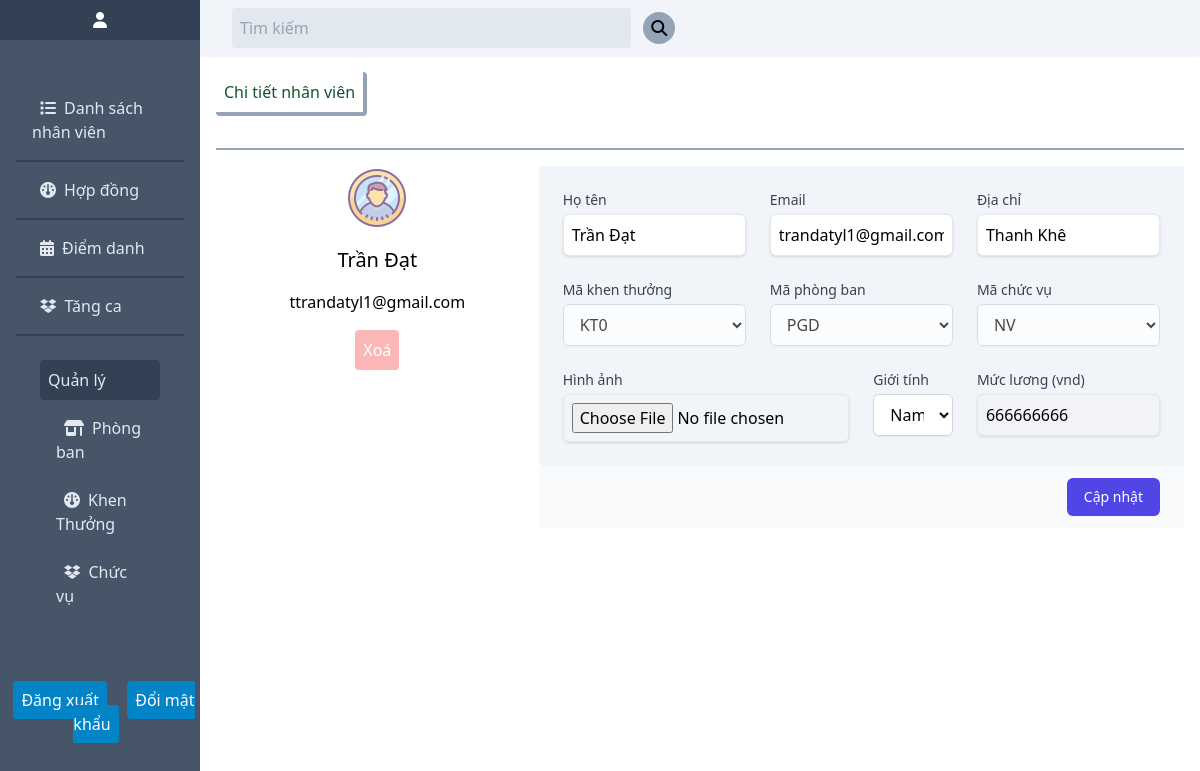
The app's page /chitietnhanvien.php?maNv=NV990 with its own data.
### tables this page shows
CREATE TABLE `nhanvien` (
  `maNV` varchar(20) NOT NULL,
  `password` varchar(20) NOT NULL,
  `luong` int(11) NOT NULL,
  `hoten` varchar(30) NOT NULL,
  `hinhanh` varchar(20) NOT NULL,
  `diachi` varchar(20) NOT NULL,
  `email` varchar(33) NOT NULL,
  `gioitinh` int(1) NOT NULL,
  `trangthai` int(1) NOT NULL,
  `maKT` varchar(20) NOT NULL,
  `maPhongBan` varchar(20) NOT NULL,
  `maChucVu` varchar(20) NOT NULL
);

### src/controller/userController.php (called while the page is built, shortened)
<?php
class userController
{
    public function user_detail($id) {
        $User = new User();
        $data = $User->getId($id);
        include_once './src/views/user-detail.php';
    }
}

### src/config/database.php (called while the page is built, shortened)
<?php
class Database {
    public $hostname = 'localhost';
    public $username = 'root';
    public $pw = '';
    public $dbname = 'du_an1';
    public function __construct()
    {
        $this->conn = mysqli_connect($this->hostname, $this->username, $this->pw, $this->dbname);
    }
}
?>

### src/model/User.php (called while the page is built, shortened)
<?php
class User extends Database
{
    public function getId($id)
    {
        $reusult = mysqli_query($this->conn, "SELECT * FROM nhanvien where maNv = '$id'");
        $data = mysqli_fetch_assoc($reusult);
        return $data;
    }
}

### src/views/user-detail.php (the view, shortened to what this page needs)
<?php
require './src/views/component/head.php';
?>
<body>
    <main>
        <?php
        require './src/views/component/nav.php';
        ?>
        <section class="float-right w-5/6 relative">
            <?php
            require './src/views/component/search-header.php';
            ?>
            <div class="content-home bg_user ">
                <div class="flex text-green-900 font-medium">
                    <p class="border border-slate-400 rounded border-0 border-r-4 border-b-4 m-4 p-2">Chi tiết nhân viên</p>
                </div>
                <hr class="m-4 border-b-2 border-0 border-slate-400">
                <div class="m-4 flex">
                    <div class="w-1/3 text-center">
                        <img  class="m-auto" src="./assets/img/<?php echo $data['hinhanh']?>" alt="">
                        <p class="mt-4 font-medium text-xl"><?php echo $data['hoten'] ?></p>
                        <p class="mt-4">t<?php echo $data['email'] ?></p>
                        <form action="./crud.php" method="GET">
                            <button class="disabled disabled:opacity-50 rounded p-2 m-2 mt-4 bg-red-400 text-white" type="submit">Xoá</button>
                        </form>
                    </div>
                    <div class="w-2/3">
                        <form action="./crud.php" method="POST" class="">
                            <div class="overflow-hidden">
                                <div class="bg-slate-100 px-4 py-5 sm:p-6  rounded">
                                    <div class="grid grid-cols-6 gap-6 relative">
                                        <div class="col-span-2">
                                            <label for="fullName" class="block text-sm font-medium text-gray-700">Họ tên</label>
                                            <input type="text" name="fullName" id="fullName"  value="<?php echo $data['hoten'] ?>" autocomplete="given-name" class="mt-1 block w-full p-2 border rounded-md shadow focus:border-indigo-500">
                                        </div>
                                        <div class="col-span-2">
                                            <label for="email" class="block text-sm font-medium text-gray-700">Email</label>
                                            <input type="email" name="email" id="email" value="<?php echo $data['email'] ?>" autocomplete="email" class="mt-1 block w-full p-2 border rounded-md shadow focus:border-indigo-500">
                                        </div>
                                        <div class="col-span-2">
                                            <label for="address" class="block text-sm font-medium text-gray-700">Địa chỉ</label>
                                            <input type="text" value="<?php echo $data['diachi'] ?>" name="address" id="address" autocomplete="address-level1" class="mt-1 block w-full p-2 border rounded-md shadow focus:border-indigo-500">
                                        </div>
                                        <div class="col-span-2">
                                            <label for="maKT" class="block text-sm font-medium text-gray-700">Mã khen thưởng</label>
                                            <select id="maKT" name="maKT" autocomplete="maKT-name" class="mt-1 disabled block w-full rounded-md border border-gray-300 bg-white py-2 px-3 shadow-sm focus:border-indigo-500 focus:outline-none focus:ring-indigo-500">
                                                <option><?php echo $data['maKT']?></option>
                                            </select>
                                        </div>
                                        <div class="col-span-2">
                                            <label for="maPB" class="block text-sm font-medium text-gray-700">Mã phòng ban</label>
                                            <select id="maPB" name="maPB" autocomplete="maPB-name" class="disabled mt-1 disabled block w-full rounded-md border border-gray-300 bg-white py-2 px-3 shadow-sm focus:border-indigo-500 focus:outline-none focus:ring-indigo-500">
                                                <option><?php echo $data['maPhongBan']?></option>
                                            </select>
                                        </div>
                                        <div class="col-span-2">
                                            <label for="maCV" class="block text-sm font-medium text-gray-700">Mã chức vụ</label>
                                            <select id="maCV" name="maCV" autocomplete="maCV-name" class="mt-1 disabled block w-full rounded-md border border-gray-300 bg-white py-2 px-3 shadow-sm focus:border-indigo-500 focus:outline-none focus:ring-indigo-500">
                                                <option><?php echo $data['maChucVu']?></option>
                                            </select>
                                        </div>
                                        <div class="col-span-3">
                                            <label for="img" class="block text-sm font-medium text-gray-700">Hình ảnh</label>
                                            <input type="file" name="img" id="img" autocomplete="family-name" class="mt-1 block w-full p-2 border rounded-md shadow focus:border-indigo-500">
                                        </div>
                                        <div class="col-span-1">
                                            <label for="gender" class="block text-sm font-medium text-gray-700">Giới tính</label>
                                            <select id="gender" name="gender" autocomplete="gender-name" class="mt-1 block w-full rounded-md border border-gray-300 bg-white py-2 px-3 shadow-sm focus:border-indigo-500 focus:outline-none focus:ring-indigo-500">
                                                <option value="0">Nam</option>
                                            </select>
                                        </div>
                                        <div class="col-span-2">
                                            <label for="salary" class="block text-sm font-medium text-gray-700">Mức lương (vnd)</label>
                                            <input type="text" value="<?php echo $data['luong']?>" name="salary" id="salary" autocomplete="salary" class="mt-1 disabled block w-full p-2 border rounded-md shadow focus:border-indigo-500">
                                        </div>
                                    </div>
                                </div>
                                <div class="bg-gray-50 px-4 py-3 text-right sm:px-6">
                                    <button type="submit" class="inline-flex justify-center rounded-md border border-transparent bg-indigo-600 py-2 px-4 text-sm font-medium text-white shadow-sm hover:bg-indigo-700 focus:outline-none focus:ring-2 focus:ring-indigo-500 focus:ring-offset-2">Cập nhật</button>
                                </div>
                            </div>
                        </form>
                    </div>
                </div>
            </div>
        </section>
    </main>
</body>
</html>

### records on screen
nhanvien: hinhanh (picture), hoten "Trần Đạt", email "trandatyl1@gmail.com", fullName "Trần Đạt", address "Thanh Khê", maKT "KT0", maPB "PGD", maCV "NV", salary "666666666"
